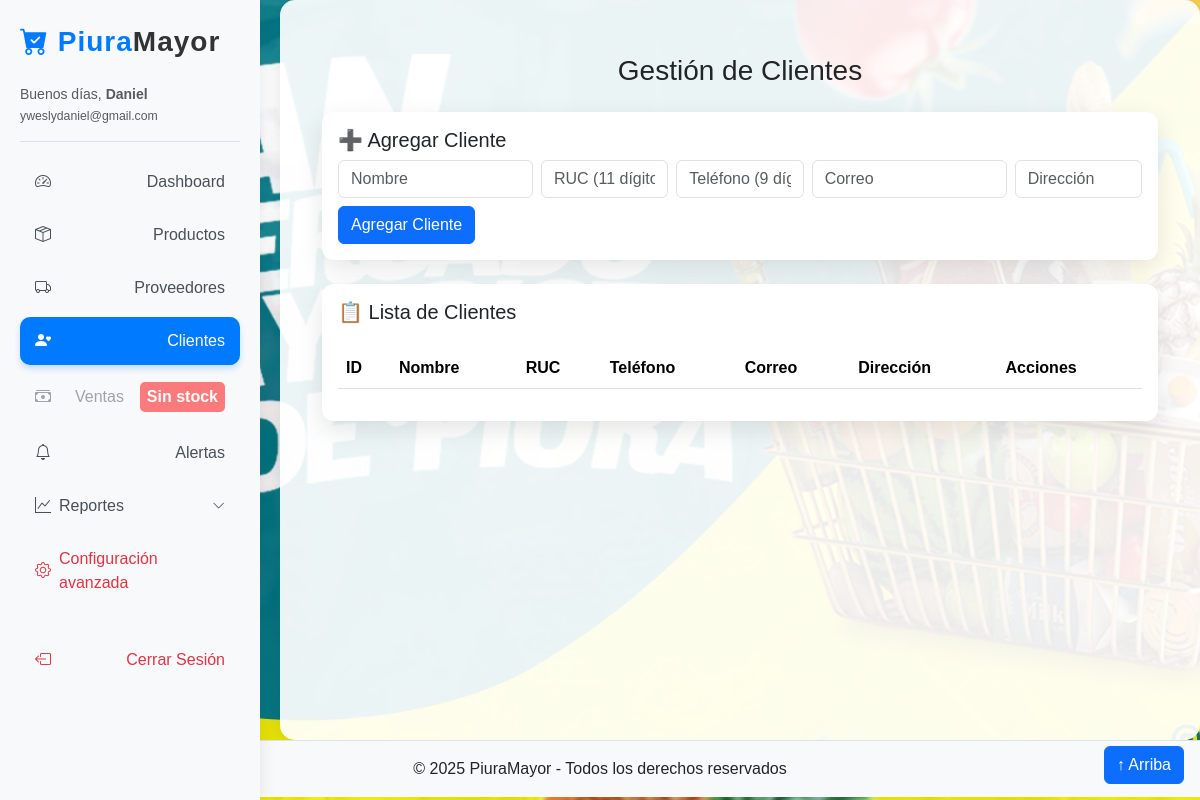
Page /clientes.php (signed in) on the earlier database version.
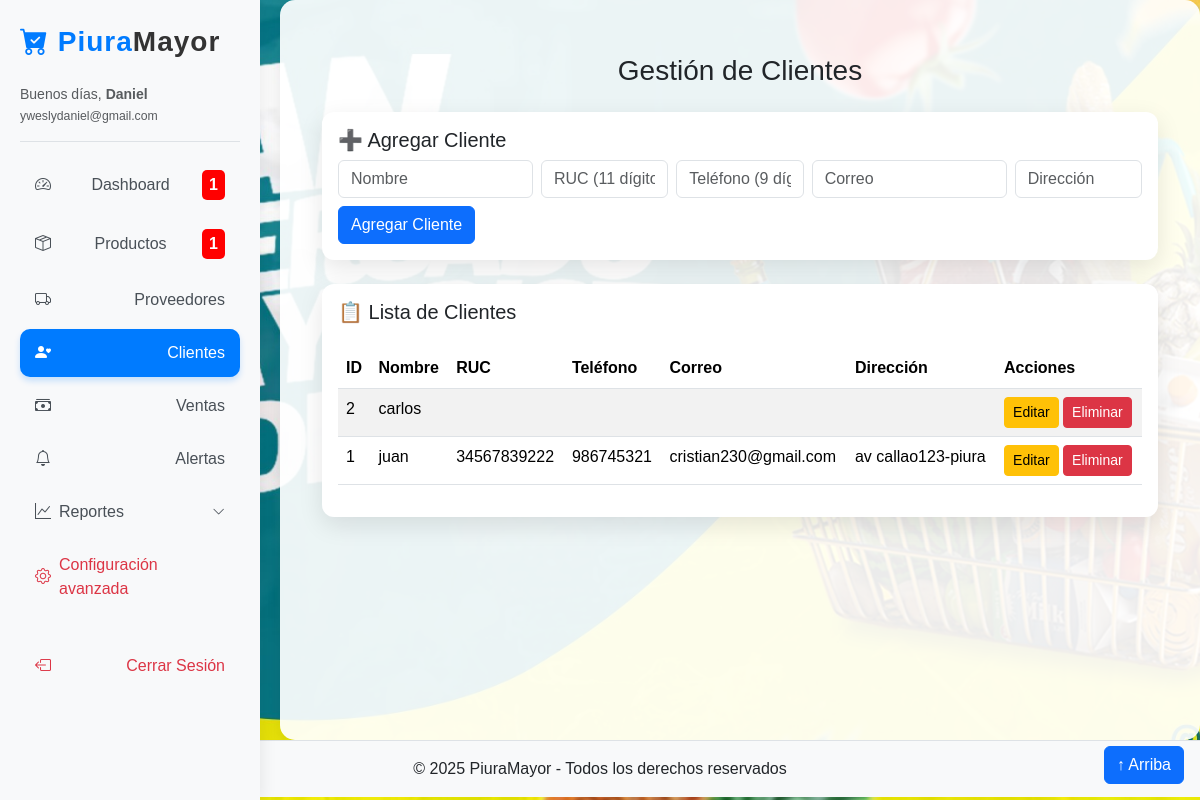
Same page on the later database version.
### tables this page shows
CREATE TABLE `clientes` (
  `id` int(11) NOT NULL,
  `nombre` varchar(150) NOT NULL,
  `ruc` varchar(20) DEFAULT NULL,
  `telefono` varchar(50) DEFAULT NULL,
  `correo` varchar(100) DEFAULT NULL,
  `direccion` varchar(255) DEFAULT NULL,
  `creado_at` timestamp NOT NULL DEFAULT current_timestamp()
);

### clientes.php (the view, shortened to what the changed rows need)
<?php
require 'includes/db.php';
include 'includes/header.php';
$rol = $_SESSION['user']['rol'] ?? 'vendedor';
$can_manage = ($rol === 'admin' || $rol === 'programador');
$clientes = $pdo->query("SELECT * FROM clientes ORDER BY nombre")->fetchAll(PDO::FETCH_ASSOC);
?>
<div class="container mt-4">
    <div class="card p-3">
        <div class="table-responsive">
            <table class="table table-striped mt-3">
                <thead>
                    <tr>
                        <th>ID</th>
                        <th>Nombre</th>
                        <th>RUC</th>
                        <th>Teléfono</th>
                        <th>Correo</th>
                        <th>Dirección</th>
                        <?php if($can_manage):  ?>
                        <th>Acciones</th>
                        <?php endif; ?>
                    </tr>
                </thead>
                <tbody>
                    <?php foreach($clientes as $cli): ?>
                        <tr>
                            <td><?= $cli['id'] ?></td>
                            <td><?= htmlspecialchars($cli['nombre']) ?></td>
                            <td><?= htmlspecialchars($cli['ruc']) ?></td>
                            <td><?= htmlspecialchars($cli['telefono']) ?></td>
                            <td><?= htmlspecialchars($cli['correo']) ?></td>
                            <td><?= htmlspecialchars($cli['direccion']) ?></td>
                            <?php if($can_manage):  ?>
                            <td>
                                <a href="editar_clientes.php?id=<?= $cli['id'] ?>" class="btn btn-sm btn-warning">Editar</a>
                                <a href="clientes.php?eliminar=<?= $cli['id'] ?>" class="btn btn-sm btn-danger" onclick="return confirm('¿Deseas eliminar este cliente?')">Eliminar</a>
                            </td>
                            <?php endif; ?>
                        </tr>
                    <?php endforeach; ?>
                </tbody>
            </table>
        </div>
    </div>
</div>
<?php include 'includes/footer.php'; ?>

### includes/header.php (shortened to what the changed rows need)
<?php
require_once 'includes/db.php';
$rol = $_SESSION['user']['rol'] ?? 'vendedor';
$is_manager = ($rol === 'admin' || $rol === 'programador');
$alertaStock = 0;
$stockDisponible = 1;
if(isset($pdo)){
    try {
        if($is_manager){
             $stmt = $pdo->query("SELECT COUNT(*) AS bajo FROM productos WHERE stock <= 5");
             $alertaStock = $stmt->fetch(PDO::FETCH_ASSOC)['bajo'] ?? 0;
        }
        $stmt2 = $pdo->query("SELECT COUNT(*) AS total FROM productos WHERE stock > 0");
        $stockDisponible = $stmt2->fetch(PDO::FETCH_ASSOC)['total'] > 0 ? 1 : 0;
    } catch (\PDOException $e) {
        $alertaStock = 0;
        $stockDisponible = 1;
    }
}
function is_active($filenames) {
    $current_page = $_SERVER['PHP_SELF'];
    if (!is_array($filenames)) {
        $filenames = [$filenames];
    }
    foreach ($filenames as $filename) {
        if (strpos($current_page, $filename) !== false) {
            return 'active';
        }
    }
    return '';
}
?>
<!doctype html>
<html lang="es">
<head>
  <link href="https://cdn.jsdelivr.net/npm/bootstrap@5.3.2/dist/css/bootstrap.min.css" rel="stylesheet">
  <link rel="stylesheet" href="https://cdn.jsdelivr.net/npm/bootstrap-icons@1.11.3/font/bootstrap-icons.min.css">
</head>
<body>
<div class="sidebar">
  <?php if(isset($_SESSION['user'])): ?>
    <ul class="nav flex-column">
      <li class="nav-item">
        <a class="nav-link <?= is_active('dashboard.php') ?>" href="dashboard.php">
            <i class="bi bi-speedometer2 me-2"></i> Dashboard
          <?php if($alertaStock > 0 && $is_manager):  ?>
            <span class="badge-stock"><?= $alertaStock ?></span>
          <?php endif; ?>
        </a>
      </li>
      <?php if($is_manager):  ?>
        <li class="nav-item">
          <a class="nav-link <?= is_active(['productos.php', 'editar_producto.php']) ?>" href="productos.php">
            <i class="bi bi-box-seam me-2"></i> Productos
            <?php if($alertaStock > 0): ?>
              <span class="badge-stock"><?= $alertaStock ?></span>
            <?php endif; ?>
          </a>
        </li>
      <?php endif;  ?>
      <li class="nav-item">
        <a class="nav-link <?= is_active(['ventas.php', 'editar_venta.php']) ?> <?= $stockDisponible ? '' : 'disabled-link' ?>" href="ventas.php">
          <i class="bi bi-cash-stack me-2"></i> Ventas
          <?php if(!$stockDisponible): ?>
            <span class="badge-stock">Sin stock</span>
          <?php endif; ?>
        </a>
      </li>
    </ul>
  <?php else: ?>
    <a href="login.php" class="btn btn-primary w-100">Iniciar sesión</a>
  <?php endif; ?>
</div>
<div class="content">

Differences in the rows shown:
added clientes: id "2", nombre "carlos"
added clientes: id "1", nombre "juan", ruc "34567839222", telefono "986745321", correo "cristian230@gmail.com", direccion "av callao123-piura"
Other differences:
$alertaStock: (not shown) → "1"
text no longer shown: "Sin stock"
